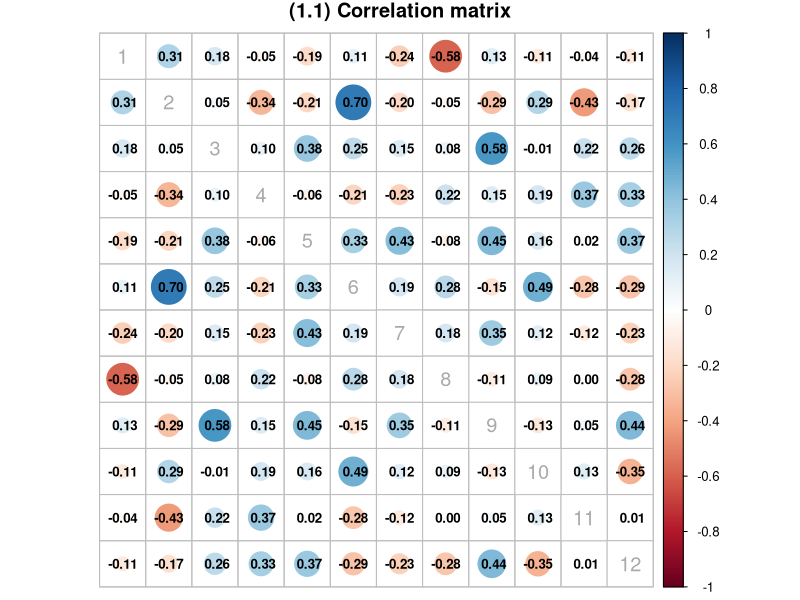
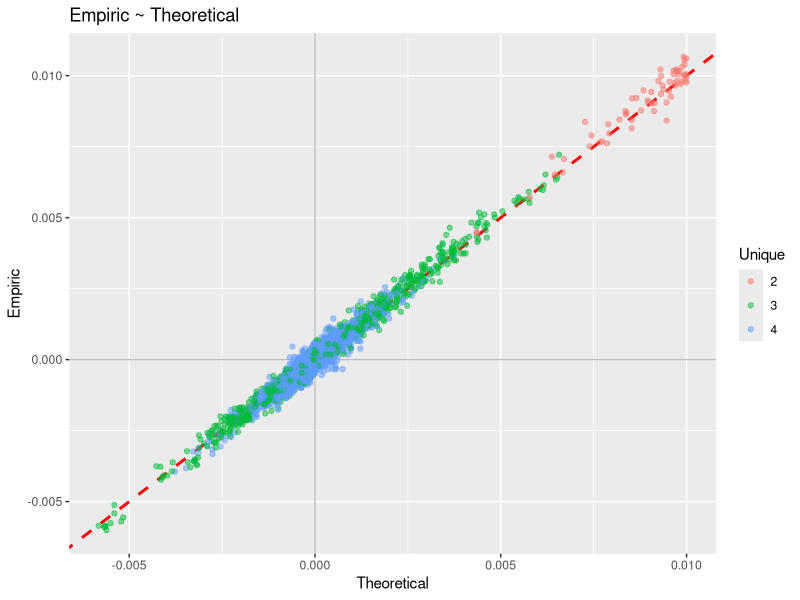
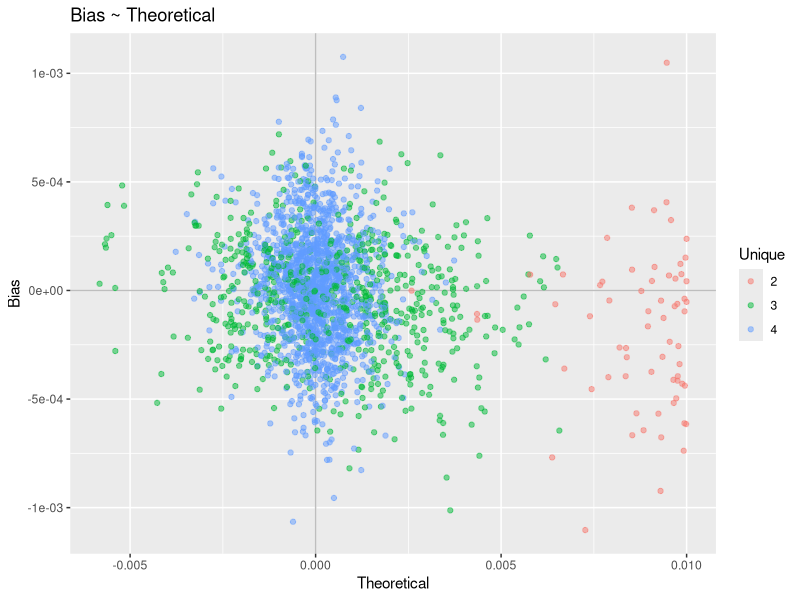
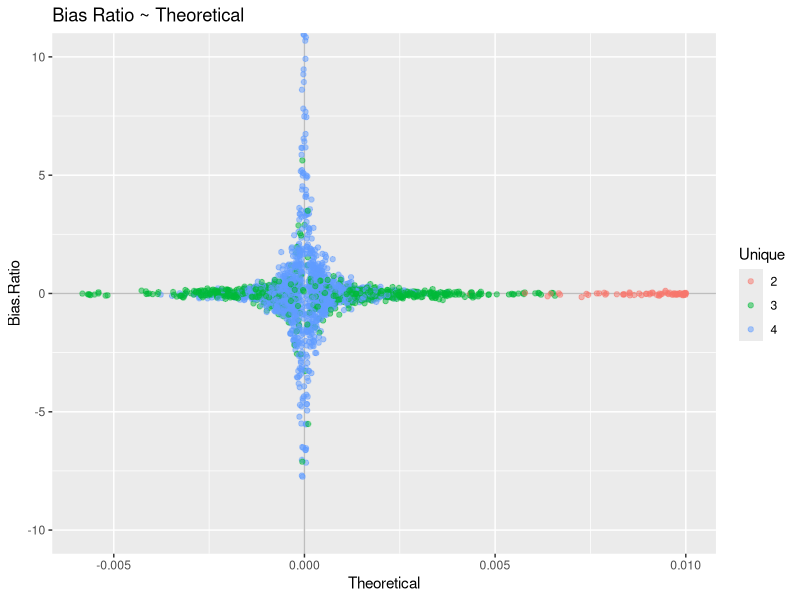

Write the R code that produced these figures, in order.
## ---- chunk 1
knitr::opts_chunk$set(echo = TRUE)
knitr::opts_chunk$set(fig.width=12, fig.height=5) 
## ---- chunk 2
library(abind)
library(corrplot)
library(knitr)
library(MASS)
library(matrixcalc)
library(tidyverse)

#Force symmetry, as the name implies, forces symmetry on a matrix
force_symmetry <- function(MATR) return((MATR + t(MATR))/2)

vector_to_triangle <- function(VECT){
  m <- length(VECT)
  p <- 0.5*c(1+sqrt(1+8*m), 1-sqrt(1+8*m))
  p <- p[which( (p==round(p))&p==abs(p) )]
  if(length(p)==0) stop("Vect length does not fit size of triangular matrix")
  pelet <- matrix(0, ncol = p, nrow = p)
  pelet[lower.tri(pelet)] <- VECT
  pelet <- pelet+t(pelet)
  diag(pelet) <- 1
  return(pelet)
}

p <- 12

#set.seed(214)
real_sigma <- matrix(runif(p^2, -7, 9), ncol=p) %>% (function(x) t(x)%*%x)

real_corr <- force_symmetry(cov2cor(real_sigma))
is.positive.definite(real_sigma)
is.positive.definite(real_corr)
## ---- chunk 3
corrplot(real_corr, method = "circle", addCoef.col = "black",
         diag = FALSE, tl.pos = "d", tl.cex = 1.2,
         number.cex = .8, tl.col = "darkgrey",
         title="(1.1) Correlation matrix", mar=c(0,0,1,0))

temp <- t(data.frame(Variance = round(diag(real_sigma),2)))
colnames(temp) <- 1:p
kable(temp)
## ---- chunk 4
wishart.df <- 100
returns <- 1000

if(wishart.df < p) warning("Lower degrees of freedom than matrix dimension")
results <- rWishart(returns, df = wishart.df, real_sigma)

results2 <- array(dim = dim(results))
for(i in 1:returns) results2[,,i] <- force_symmetry(cov2cor(results[,,i]))
## ---- chunk 5
real.cov2 <- function(i, j, k, l) {
    ((real_corr[i,j]*real_corr[k,l]/2)*
       (real_corr[i,k]^2 + real_corr[i,l]^2 + real_corr[j,k]^2 + real_corr[j,l]^2) -
    real_corr[i,j]*(real_corr[i,k]*real_corr[i,l] + real_corr[j,k]*real_corr[j,l]) - 
    real_corr[k,l]*(real_corr[i,k]*real_corr[j,k] + real_corr[i,l]*real_corr[j,l]) + 
    (real_corr[i,k]*real_corr[j,l] + real_corr[i,l]*real_corr[j,k]))/wishart.df

}
## ---- chunk 6
compare_estimate2 <- function(i,j,k,l){
  real <- real.cov2(i, j, k, l)
  estimate <- cov(results2[i,j,], results2[k,l,])
  return(list(Index = c(i,j,k,l), Real = real, Estimate = estimate, Bias = real - estimate,
              Bias.Ratio = (real - estimate)/real))
}
## ---- chunk 7
m <- 0.5*p*(p-1)
covariance.matrix2 <- matrix(nrow = (m*(m+1)/2), ncol = 10)
colnames(covariance.matrix2) <- c("V-Index_i", "M-Index_R_i", "M-Index_C_i",
                                 "V-Index_j", "M-Index_R_j", "M-Index_C_j",
                                 "Theoretical","Empiric", "Bias", "Bias.Ratio")

v1 <- numeric(0)
v2 <- numeric(0)
for(i in 1:m){
  v1 <- c(v1, rep(i, m-i+1))
  v2 <- c(v2, i:m)
}
covariance.matrix2[,c(1,4)] <- cbind(v1,v2)

v1 <- numeric(0)
v2 <- numeric(0)
for(i in 1:(p-1)){
  v1 <- c(v1, rep(i, p-i))
  v2 <- c(v2, (i+1):p)
}
order_vect <- cbind(v1,v2)

for(i in 1:(m*(m+1)/2)){
  covariance.matrix2[i,2:3] <- order_vect[covariance.matrix2[i,1],]
  covariance.matrix2[i,5:6] <- order_vect[covariance.matrix2[i,4],]
  temp <- compare_estimate2(covariance.matrix2[i,2], covariance.matrix2[i,3],
                            covariance.matrix2[i,5], covariance.matrix2[i,6])
  covariance.matrix2[i, 7] <- temp$Real
  covariance.matrix2[i, 8] <- temp$Estimate
  covariance.matrix2[i, 9] <- temp$Bias
  covariance.matrix2[i, 10] <- temp$Bias.Ratio
}

rm(temp)
covariance.matrix2 <- as.data.frame(covariance.matrix2)
## ---- chunk 8
head(covariance.matrix2)[,1:6]
head(covariance.matrix2)[,7:10]
## ---- chunk 9
reg_model <- lm(Empiric ~ 0 + Theoretical, data = covariance.matrix2)
obj <- summary(reg_model)
obj
## ---- chunk 10
reg_model <- lm(Bias ~ 0 + Theoretical, data = covariance.matrix2)
obj <- summary(reg_model)
obj
## ---- chunk 11
reg_model <- lm(Bias.Ratio ~ 0 + Theoretical, data = covariance.matrix2)
obj <- summary(reg_model)
obj
## ---- chunk 12
new_dataframe <- covariance.matrix2[,-c(1,4)]

new_dataframe$Unique <- factor(apply(new_dataframe[,1:4], 1, function(x) length(unique(x))),
                               ordered = FALSE)

ggplot(new_dataframe, aes(x = Theoretical, y = Empiric, col = Unique)) + 
    geom_hline(yintercept = 0, col = "grey") + geom_vline(xintercept = 0, col = "grey") + 
    geom_abline(slope = 1, intercept = 0, col = "red", size = 1, linetype = 2) + 
    geom_point(alpha = 0.5) + 
    ggtitle("Empiric ~ Theoretical")
## ---- chunk 13
ggplot(new_dataframe, aes(x = Theoretical, y = Bias, col = Unique)) + 
    geom_hline(yintercept = 0, col = "grey") + geom_vline(xintercept = 0, col = "grey") + 
    geom_point(alpha = 0.5) + 
    ggtitle("Bias ~ Theoretical")
## ---- chunk 14
ggplot(new_dataframe, aes(x = Theoretical, y = Bias.Ratio, col = Unique)) + 
    geom_hline(yintercept = 0, col = "grey") + geom_vline(xintercept = 0, col = "grey") + 
    geom_point(alpha = 0.5) + coord_cartesian(ylim = c(-10, 10)) + 
    ggtitle("Bias Ratio ~ Theoretical")
